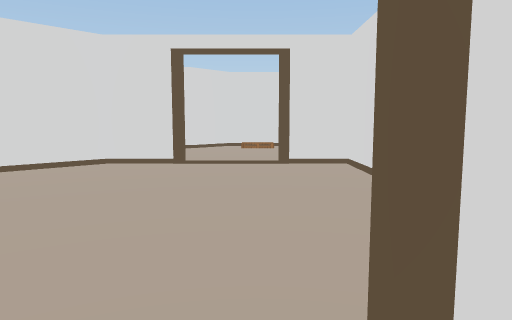
View 1 (above)

14 first-person views from a walk through a Unity game level. The camera is 1.2 m above the floor, tilts 6° down and sees 70° across. The floor is counted in squares, 2 m on a side. Each view is taken from the middle of a square. On the plan, view 1 faces up. The plan holds only what a view shows up to about 10 squares ahead; the rest is blank. The place goes on beyond the plan. Some surface patterns are stand-ins.

View 2
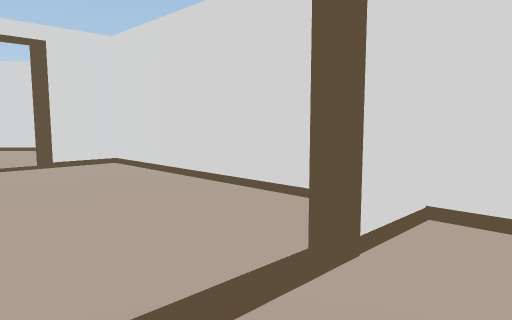

View 3
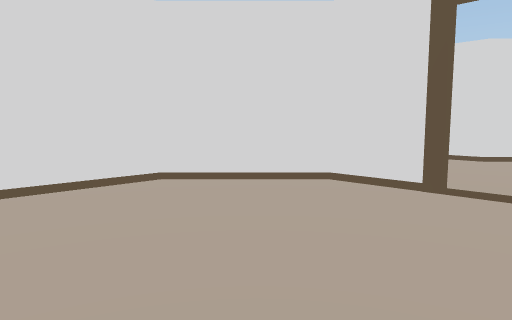

View 4
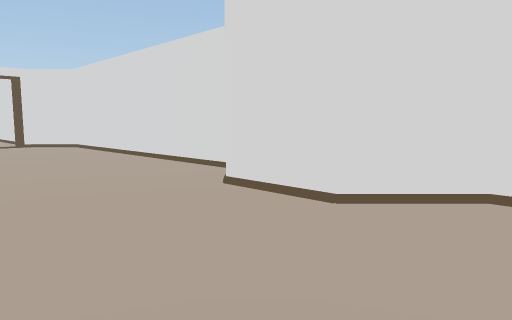

View 5
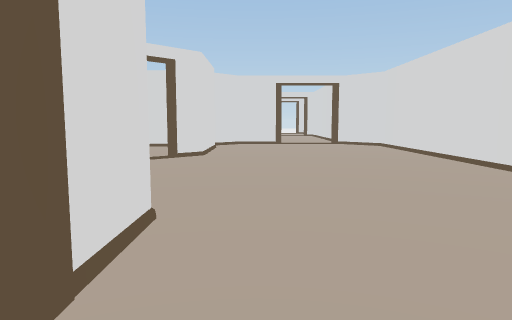

View 6
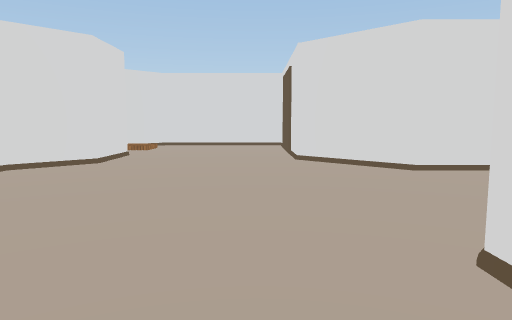

View 7
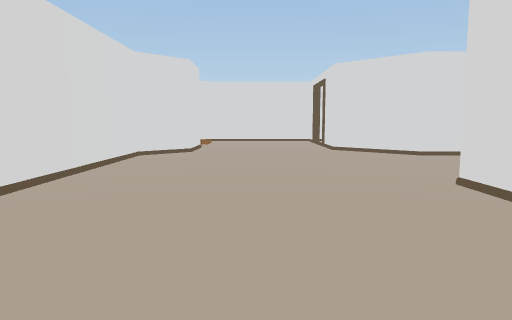

View 8
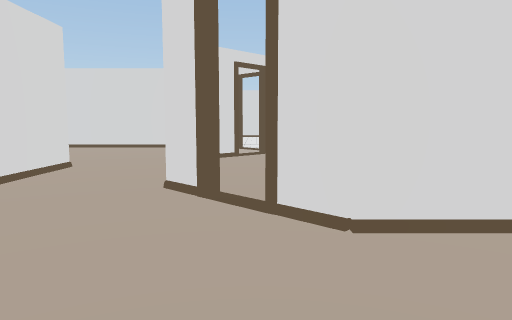

View 9
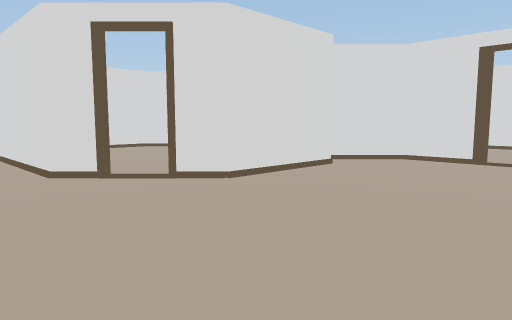

View 10
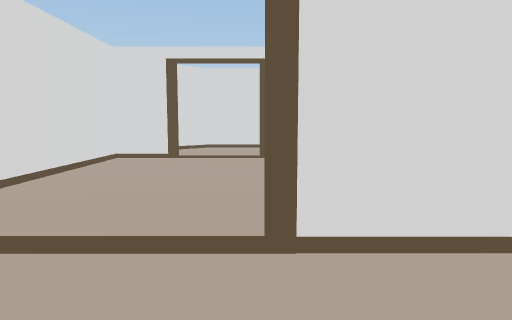

View 11
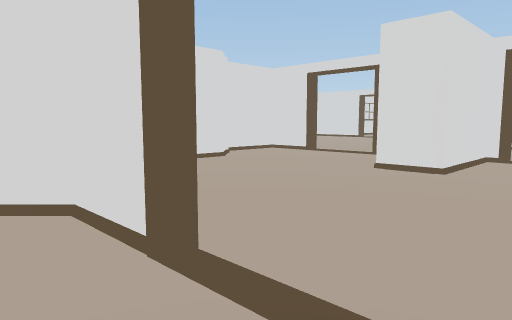

View 12
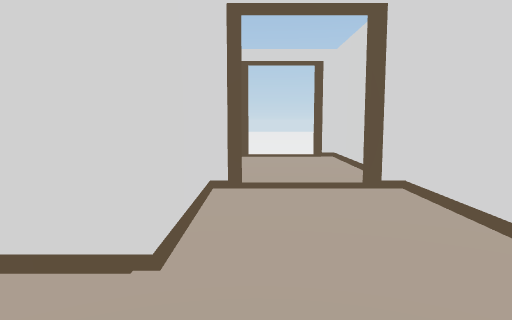

View 13
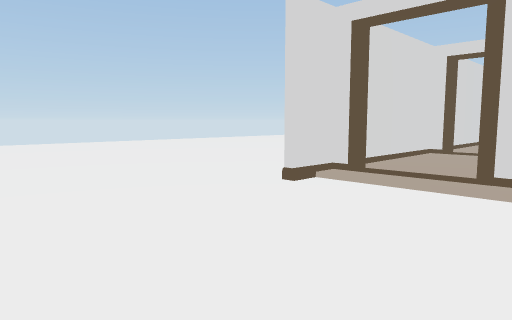

View 14
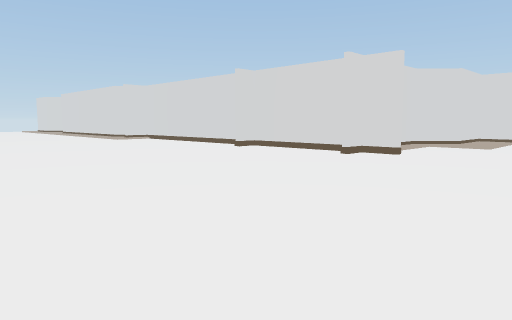

### Floor plan
Key: @ floor where view 1 was taken; # wall or solid block; . floor; T thing the floor can be seen under or through.
Columns run from 22 left of view 1 to 1 right of it. Each row starts with its distance up from view 1.
 16   ...
 15 ......
 14 .........
 13 ............
 12 ............
 11  ..........
 10  .........
  9 ....#..#.   ######## ###
  8 ...##########......###.#
  7 .......................#
  6 ...##  ##...#..........#
  5   .#   #....####T..##..#
  4   .# ......  #..TTT#...#
  3   ##...#.#   #...TT....#
  2        ###    ...T T...#
  1               ..#T. #..#
  0              #### ....@#
 -1                 # ....##
 -2                   #####

Where each view was taken, in squares from view 1:
view 1: 0 up, 0 right, facing up
view 2: 0 up, 1 left, facing up-right
view 3: 2 up, 0 right, facing up-left
view 4: 6 up, 0 right, facing up-left
view 5: 6 up, 0 right, facing left
view 6: 6 up, 8 left, facing right
view 7: 7 up, 10 left, facing right
view 8: 7 up, 6 left, facing down
view 9: 8 up, 4 left, facing down-left
view 10: 7 up, 1 left, facing down
view 11: 8 up, 9 left, facing down-left
view 12: 7 up, 12 left, facing left
view 13: 6 up, 22 left, facing up-right
view 14: 15 up, 22 left, facing down-right
